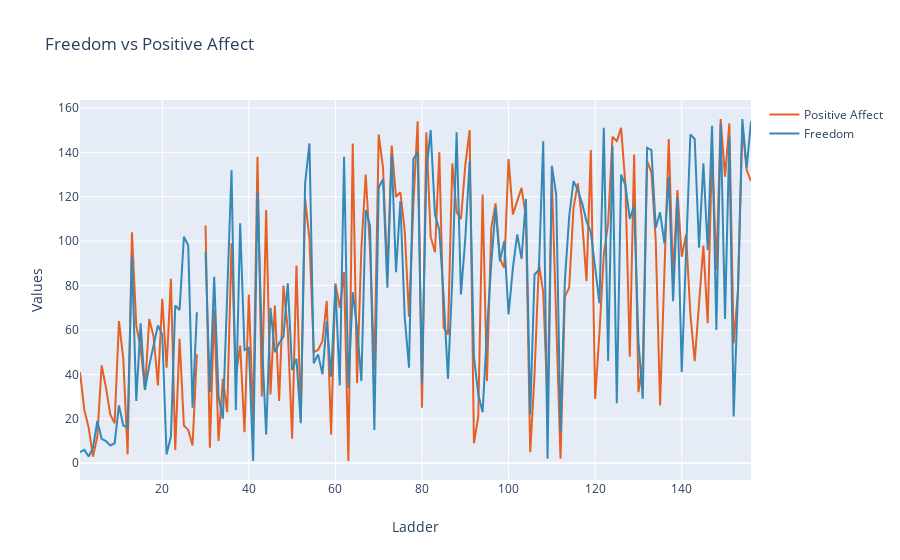

The code cell stored with this chart in its notebook:
### Markdown cell above
<font color='red'>
# Line Plot
<font color='blue'>
Visualize countries according to their Freedom and Positive affect

### Code cell
trace1 = go.Scatter(
    x = df.Ladder,
    y = df["Positive affect"],
    mode = "lines",
    name = "Positive Affect",
    marker = dict(color = 'rgb(230, 96, 38)'),
    text = df.Country
)

trace2 = go.Scatter(
    x = df.Ladder,
    y = df.Freedom,
    mode = "lines",
    name = "Freedom",
    marker = dict(color = 'rgb(53, 137, 183)'),
    text = df.Country
)

data = [trace1, trace2]

layout = dict(
    title = "Freedom vs Positive Affect",
    xaxis = dict(title = "Ladder"),
    yaxis = dict(title = "Values")
)

fig = dict(data = data, layout = layout)
iplot(fig)

### Figure 1 — Plotly figure (JSON) as saved in the notebook; plotly's stock layout.template omitted (floating-point values rounded to 4 significant figures; data arrays with more than 128 entries replaced by an {"elided": "..."} marker saying what was removed)
{"data": [{"marker": {"color": "rgb(230, 96, 38)"}, "mode": "lines", "name": "Positive Affect", "text": {"elided": "156 str values"}, "type": "scatter", "x": {"elided": "156 int values"}, "y": {"elided": "156 int values"}}, {"marker": {"color": "rgb(53, 137, 183)"}, "mode": "lines", "name": "Freedom", "text": {"elided": "156 str values"}, "type": "scatter", "x": {"elided": "156 int values"}, "y": {"elided": "156 int values"}}], "layout": {"title": {"text": "Freedom vs Positive Affect"}, "xaxis": {"title": {"text": "Ladder"}}, "yaxis": {"title": {"text": "Values"}}}}
